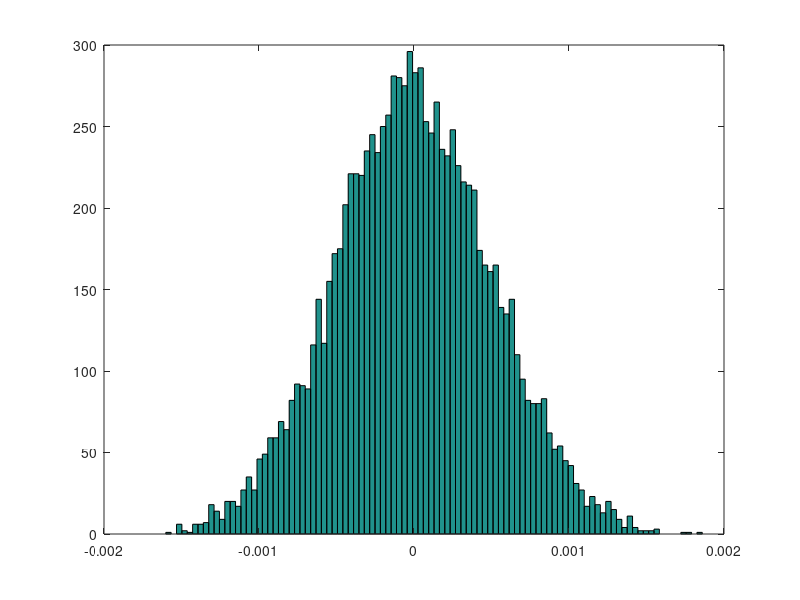

This figure's MATLAB source:
clc; clear; close all

Y=zeros(10000,1);

for i=1:10000
    u=rand; 
    y=((u^0.135)-(1-u)^0.135)/01975;
    x=(-8+3)*y;
    X(i)=x;
end

hist(X,100)
